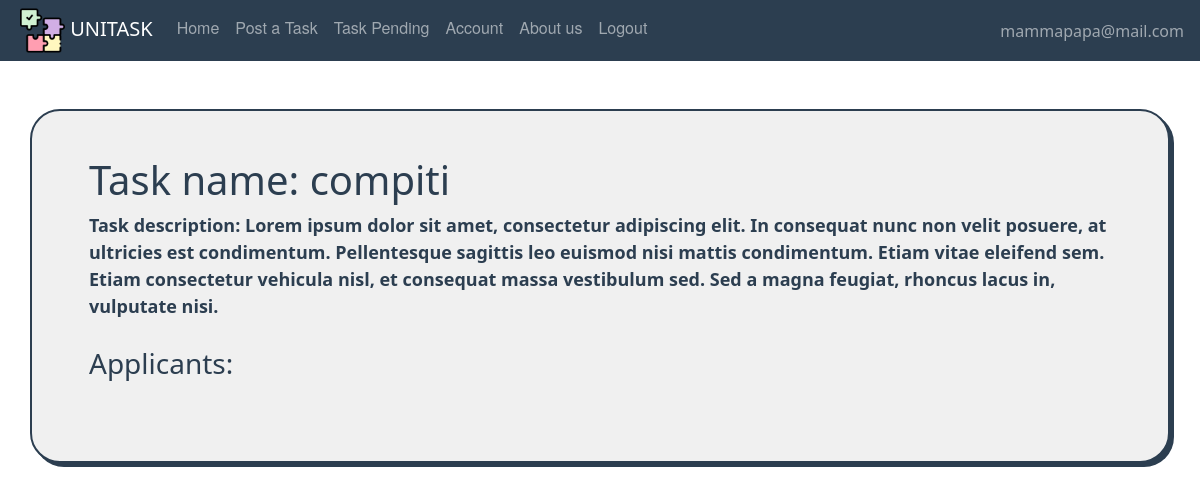
Page /task/7 (signed in) on the committed database.
### website/models.py (models this page shows, shortened)
class User(db.Model, UserMixin):
    id = db.Column(db.Integer, primary_key=True)
    email = db.Column(db.String(150), unique=True)
    password = db.Column(db.String(150))
    first_name = db.Column(db.String(150))
    surname = db.Column(db.String(150))
    description = db.Column(db.String(200))
    type = db.Column(db.String(20))
    reviewsposted = db.relationship('Review', foreign_keys='Review.id_reviewer',
                                    backref='author')
    reviewsreceived = db.relationship('Review', foreign_keys='Review.id_reviewed',
                                      backref='received')
    __mapper_args__ = {
        'polymorphic_on': type,
        'polymorphic_identity': 'user',
    }

class Offer(db.Model, UserMixin):
    id = db.Column(db.Integer, primary_key=True)
    title = db.Column(db.String(150))
    description = db.Column(db.String(150))
    address = db.Column(db.String(150))
    placeId = db.Column(db.String(150))
    amount = db.Column(db.Integer)
    lat = db.Column(db.Float)
    lng = db.Column(db.Float)
    date = db.Column(db.DateTime(timezone=True), default=func.now())
    dateexpire = db.Column(db.DateTime(timezone=True))
    isAss = db.Column(db.Boolean, default=False)
    date_task = db.Column(db.DateTime(timezone=True))
    id_adult = db.Column(db.Integer, db.ForeignKey('adult.id'))
    scelta = db.Column(db.Integer, db.ForeignKey('student.id'))
    isPerf = db.Column(db.Boolean, default=False)
    rece = db.relationship('Review', backref='recensione')
    isClosed = db.Column(db.Boolean, default=False)

### website/user/routes.py (the view)
@users.route('/task/<task_id>', methods=['GET', 'POST'])
@login_required
def task(task_id):
    if current_user.type == 'student':
        t = Offer.query.filter(Offer.id == task_id).first()
        btn = True
        if current_user in t.applicants:
            btn = False
        return render_template("Student/task.html", user=current_user, taskscelta=t, btn=btn)
    else:
        t = Offer.query.filter(Offer.id == task_id).first()
        return render_template("adult/chooseStud.html", user=current_user, taskscelta=t)

### website/templates/adult/chooseStud.html (shortened to what this page needs)
{% extends "base.html" %}
{% block content%}
   <div class="container task-container">
        <div class="row task-row">
            <div class="col-12">
                <h1>Task name: {{ taskscelta.title }}</h1>
                <div>Task description: {{ taskscelta.description }}</div>
                <div>
                    <br/>
                    <h3>Applicants:</h3>
                    <br/>
                </div>
            </div>
        </div>
    </div>
{% endblock %}

### website/templates/base.html (shortened to what this page needs)
<!DOCTYPE html>
<html lang="">
  <head>
      <link href="/static/css/style.css" rel="stylesheet">
      <link href="https://cdn.jsdelivr.net/npm/bootstrap@5.0.2/dist/css/bootstrap.min.css" rel="stylesheet">
  <link href="https://netdna.bootstrapcdn.com/font-awesome/3.2.1/css/font-awesome.css" rel="stylesheet">
  </head>
  <body>
  <nav class="navbar fixed-top navbar-expand-lg navbar-dark">
    <ul class="navbar-nav mr-auto">
    <li>
    <a style="padding-left:1em;" class="navbar-brand" href="#">
        <img src="/static/images/pic/puzzle.png" width="45" height="45"/>
        UNITASK
    </a></li>
            {% if user.is_authenticated %}
                {% if user.type=='adult' %}
                    <li class="nav-item"><a class="nav-link" id="home" href="/">Home</a></li>
                    <li class="nav-item"><a class="nav-link" id="posttask" href="{{ url_for('adults.posttask') }}">Post a Task</a></li>
                    <li class="nav-item"><a class="nav-link" id="offer" href="{{ url_for('adults.taskpending') }}">Task Pending</a></li>
                    <li class="nav-item"><a class="nav-link" id="account" href="{{ url_for('users.account') }}">Account</a></li>
                    <li class="nav-item"><a class="nav-link" id="aboutus" href="{{ url_for('users.about_us') }}">About us</a></li>
                    <li class="nav-item"><a class="nav-link" id="logout" href="{{ url_for('auth.logout') }}">Logout</a></li>
                    {% endif %}
                </ul>
                <ul class="navbar-nav ms-auto">
                <li class="nav-item">
                    <span style="padding-right:1em;" class="navbar-text d-flex justify-content-end">
                     {{ user.email}}
                       </span>
                </li>
                </ul>
            {% endif %}
</nav>
    {% block content %}
    {% endblock %}
  </body>
</html>

### website/static/css/style.css (style rules this page uses)
body { padding-top:4em; }
.navbar { list-style-type: none; margin: 0; padding: 0; overflow: hidden; background-color: #2c3e50; }
.nav-link { display: block; color: white; text-align: center; padding: 14px 16px; text-decoration: none; font-family: "Helvetica Neue", Helvetica, Arial, sans-serif; }
.task-row { padding: 2.5em; }
.task-container { margin:2.5em; background-color: #f0f0f0; border: 2px solid #2c3e50; border-radius: 30px; box-shadow: #2c3e50 4px 4px 0 0; color: #2c3e50; font-weight: 600; font-size: 18px; padding: 0 18px; text-decoration: none; user-select: none; -webkit-user-select: none; touch-action: manipulation; }

### rows in the picture
User: email "mammapapa@mail.com"
Offer: title "compiti", description "Lorem ipsum dolor sit amet, consectetur adipiscing elit. In consequat nunc non velit posuere, at ultricies est condimentum. Pellentesque sagittis leo euismod nisi mattis condimentum. Etiam vitae eleifend sem. Etiam consectetur vehicula nisl, et consequat massa vestibulum sed. Sed a magna feugiat, rhoncus lacus in, vulputate nisi."
